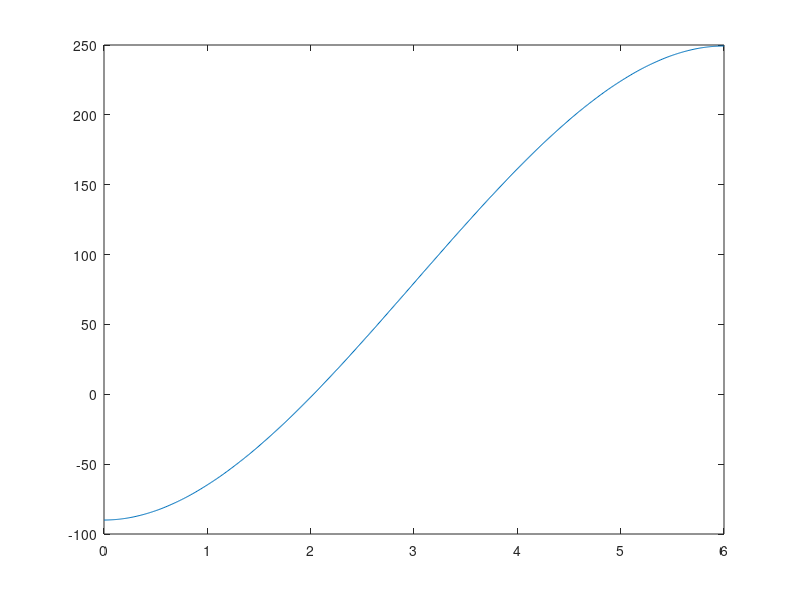

This chart was generated by the following MATLAB code: (Note: this script raises an error after producing the figure.)
% Name: Andrew Pang
% Date: 3 MAY 2019  
% Task 3 :  Water tank
close all; clear all; clc;

%row vector for height, and fucntions f(h) and df/dh
h = 0:0.01:6;
fx = @(h) -pi*h.^3 + 9*pi*h.^2 - 3*30;
df = @(h) -3*pi*h.^2 + 18*pi*h;

%plots h agaisnt f(h)
plot(h,fx(h));
hold on

%prompts user for root guess
xi = input("Enter a guess for the root : ");

%ontains root using newraph function
[root, iter] = newraph(fx,df,xi,1e-4);
fprintf('The root is %f\n',root);

%plots the root
plot(root,fx(root),'b^');

%labels the axes and adds a title and legend
xlabel('height');
ylabel('f(h)');
title('f(h) = h^3 - 9h^2 + (150/pi)');
legend('f(h)','Root');

fprintf('The depth of water needed to fill the tank to 50m^3 is %fm\n',root);
fprintf("It took the Newton-Raphson method %0.0f iterations to solve\n",iter);


